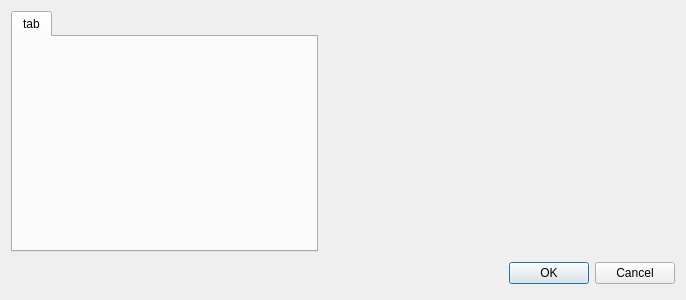
<?xml version="1.0" encoding="UTF-8"?>
<ui version="4.0">
 <class>TextureChooser</class>
 <widget class="QDialog" name="TextureChooser">
  <property name="windowModality">
   <enum>Qt::ApplicationModal</enum>
  </property>
  <property name="geometry">
   <rect>
    <x>0</x>
    <y>0</y>
    <width>686</width>
    <height>300</height>
   </rect>
  </property>
  <property name="windowTitle">
   <string>Texture Chooser</string>
  </property>
  <layout class="QGridLayout" name="gridLayout">
   <item row="0" column="0">
    <widget class="QTabWidget" name="tabWidget">
     <widget class="QWidget" name="tab">
      <attribute name="title">
       <string>tab</string>
      </attribute>
     </widget>
    </widget>
   </item>
   <item row="0" column="1">
    <widget class="QLabel" name="label">
     <property name="sizePolicy">
      <sizepolicy hsizetype="Minimum" vsizetype="Minimum">
       <horstretch>0</horstretch>
       <verstretch>0</verstretch>
      </sizepolicy>
     </property>
     <property name="minimumSize">
      <size>
       <width>351</width>
       <height>231</height>
      </size>
     </property>
     <property name="text">
      <string/>
     </property>
    </widget>
   </item>
   <item row="1" column="0" colspan="2">
    <layout class="QHBoxLayout">
     <property name="spacing">
      <number>6</number>
     </property>
     <property name="margin">
      <number>0</number>
     </property>
     <item>
      <spacer>
       <property name="orientation">
        <enum>Qt::Horizontal</enum>
       </property>
       <property name="sizeHint" stdset="0">
        <size>
         <width>131</width>
         <height>31</height>
        </size>
       </property>
      </spacer>
     </item>
     <item>
      <widget class="QPushButton" name="okButton">
       <property name="text">
        <string>OK</string>
       </property>
      </widget>
     </item>
     <item>
      <widget class="QPushButton" name="cancelButton">
       <property name="text">
        <string>Cancel</string>
       </property>
      </widget>
     </item>
    </layout>
   </item>
  </layout>
 </widget>
 <resources/>
 <connections>
  <connection>
   <sender>okButton</sender>
   <signal>clicked()</signal>
   <receiver>TextureChooser</receiver>
   <slot>accept()</slot>
   <hints>
    <hint type="sourcelabel">
     <x>278</x>
     <y>253</y>
    </hint>
    <hint type="destinationlabel">
     <x>96</x>
     <y>254</y>
    </hint>
   </hints>
  </connection>
  <connection>
   <sender>cancelButton</sender>
   <signal>clicked()</signal>
   <receiver>TextureChooser</receiver>
   <slot>reject()</slot>
   <hints>
    <hint type="sourcelabel">
     <x>369</x>
     <y>253</y>
    </hint>
    <hint type="destinationlabel">
     <x>179</x>
     <y>282</y>
    </hint>
   </hints>
  </connection>
 </connections>
</ui>
